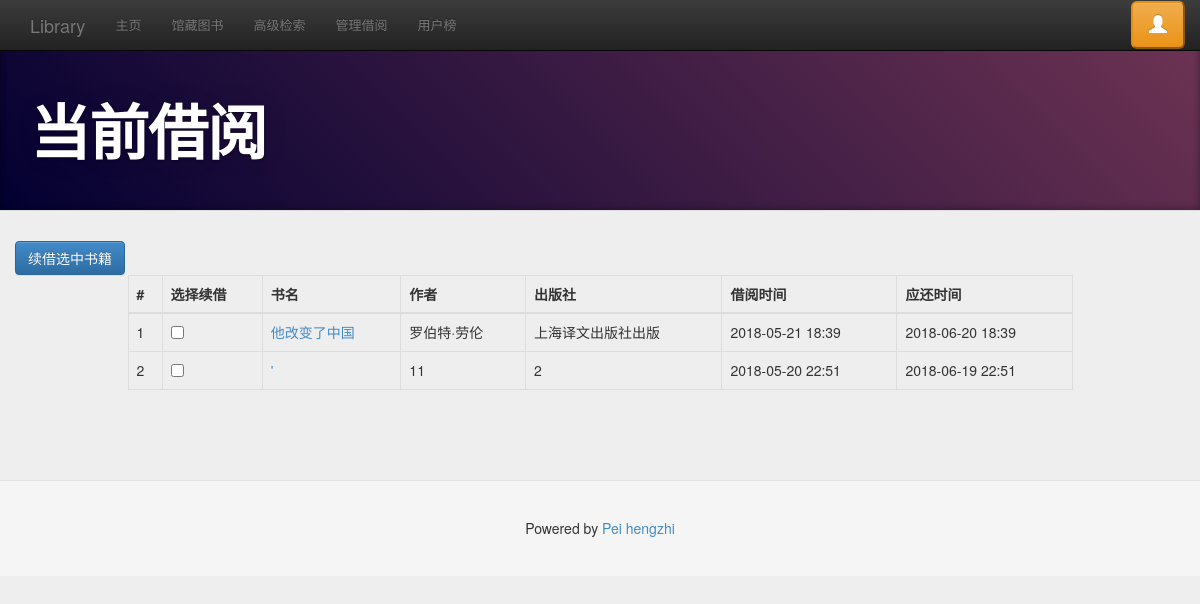
The app's page /borrow_record (signed in) with its own data.
### account/models.py (models this page shows, shortened)
class Loan_record(models.Model):
    Lbook=models.ForeignKey(Books,on_delete=models.CASCADE)
    borrower=models.ForeignKey(User,on_delete=models.CASCADE)
    loandate=models.DateTimeField(auto_now_add=True)
    returndate=models.DateTimeField(null=True,blank=True)
    extended=models.BooleanField(default=False)
    class Meta:
        db_table='loan_record'
        verbose_name='借阅记录'
        verbose_name_plural='借阅记录'
        ordering=['loandate']

class Books(models.Model):
    isbn=models.CharField(max_length=13)
    bookname=models.CharField(max_length=40)
    date=models.DateField()
    category=models.CharField(max_length=7,default="")
    publisher=models.CharField(max_length=20)
    author=models.CharField(max_length=20)
    description=models.TextField(max_length=300,blank=True,default="")
    totnum=models.PositiveIntegerField(default=1)
    pict=models.ImageField(upload_to='image/%Y/%m/%d/',default="image/index.jpg")
    class Meta:
        db_table='books'
        verbose_name='书籍信息'
        verbose_name_plural='书籍信息'
        ordering=['isbn']

### account/views.py (the view, shortened to what this page needs)
# urls.py: path('borrow_record',views.borrow_record,name='borrow_record'),
@login_required
def borrow_record(request):
    user=request.user
    state=None
    record_list=Loan_record.objects.filter(borrower=user,returndate__isnull=True).order_by('-loandate')
    record_list=[(record,record.loandate+datetime.timedelta(days=loan_days+record.extended*extend_days)) for record in record_list]
    content = {
        'user':user,
        'active_menu': 'borrow_record',
        'record_list':record_list,
        'state':state,
    }
    return render(request, 'borrow_record.html', content)

### templates/borrow_record.html (shortened to what this page needs)
{% extends "base.html" %}
{% load staticfiles %}
{% block head %}
<header class="jumbotron subhead" id="header-base">
    <div class="container">
        <h1>当前借阅</h1>
    </div>
</header>
{% endblock %}
{% block content %}
    <div class="container">
        <div class="row">
            <form method="POST" role="form" id="changelist-form">
                <button class="btn btn btn-primary form-group" type="submit" >续借选中书籍</button>
                <div class="col-md-10 col-md-offset-1">
                    <table class="table table-hover table-bordered">
                        <thead>
                        <tr>
                            <th>#</th>
                            <th>选择续借</th>
                            <th>书名</th>
                            <th>作者</th>
                            <th>出版社</th>
                            <th>借阅时间</th>
                            <th>应还时间</th>
                        </tr>
                        </thead>
                        <tbody>
                        {% for record, returndate in record_list %}
                            <tr>
                                <td>{{ forloop.counter }}</td>
                                {% if record.extended == True %}
                                    <td>
                                        <input type="checkbox" name="extend" value="{{ record.id }}" disabled="disabled">
                                    </td>
                                {% else %}
                                    <td>
                                        <input type="checkbox" name="extend" value="{{ record.id }}" >
                                    </td>
                                {% endif %}
                                <td><a href="{% url 'book_detail' %}?id={{ record.Lbook.id }}">{{ record.Lbook.bookname }}</a></td>
                                <td>{{ record.Lbook.author }}</td>
                                <td>{{ record.Lbook.publisher }}</td>
                                <td>{{ record.loandate|date:"Y-m-d H:i" }}</td>
                                <td>{{ returndate|date:"Y-m-d H:i" }}</td>
                            </tr>
                        {% empty %}
                            <tr>
                                <td>暂无记录</td>
                            </tr>
                        {% endfor %}
                        </tbody>
                    </table>
                </div>
            </form>
        </div>
    </div>
{% endblock %}

### account/static/css/base.css (style rules this page uses)
body { padding-top: 50px; background-color: #eeeeee; }
#header-base { background-color: #000; color: #fff; }

### account/static/css/docs.css (style rules this page uses)
body { position: relative; padding-top: 40px; }
.jumbotron { position: relative; padding: 40px 0; color: #fff; text-align: center; text-shadow: 0 1px 3px rgba(0,0,0,.4), 0 0 30px rgba(0,0,0,.075); background: #020031; background: -moz-linear-gradient(45deg, #020031 0%, #6d3353 100%); background: -webkit-gradient(linear, left bottom, right top, color-stop(0%,#020031), color-stop(100%,#6d3353)); background: -webkit-linear-gradient(45deg, #020031 0%,#6d3353 100%); background: -o-linear-gradient(45deg, #020031 0%,#6d3353 100%); background: -ms-linear-gradient(45deg, #020031 0%,#6d3353 100%); background: linear-gradient(45deg, #020031 0%,#6d3353 100%); filter: progid:DXImageTransform.Microsoft.gradient( startColorstr='#020031', endColorstr='#6d3353',GradientType=1 ); -webkit-box-shadow: inset 0 3px 7px rgba(0,0,0,.2), inset 0 -3px 7px rgba(0,0,0,.2); -moz-box-shadow: inset 0 3px 7px rgba(0,0,0,.2), inset 0 -3px 7px rgba(0,0,0,.2); box-shadow: inset 0 3px 7px rgba(0,0,0,.2), inset 0 -3px 7px rgba(0,0,0,.2); }
.jumbotron h1 { font-size: 80px; font-weight: bold; letter-spacing: -1px; line-height: 1; }
.jumbotron .container { position: relative; z-index: 2; }
.jumbotron:after { content: ''; display: block; position: absolute; top: 0; right: 0; bottom: 0; left: 0; background: url(../img/bs-docs-masthead-pattern.png) repeat center center; opacity: .4; }
.subhead { text-align: left; border-bottom: 1px solid #ddd; }
.subhead h1 { font-size: 60px; }

### account/static/css/docs-cn.css (style rules this page uses)
h1, h3, h3, .masthead p, .subhead p, .marketing h2 { font-family: "Helvetica Neue",Helvetica,'microsoft yahei ui', 'microsoft yahei','simhei',Arial,sans-serif; font-weight: normal; }

### records on screen
Loan_record: Lbook.bookname "他改变了中国", Lbook.author "罗伯特·劳伦", Lbook.publisher "上海译文出版社出版", loandate "2018-05-21 18:39", returndate "2018-06-20 18:39"
Loan_record: Lbook.bookname "'", Lbook.author "11", Lbook.publisher "2", loandate "2018-05-20 22:51", returndate "2018-06-19 22:51"
